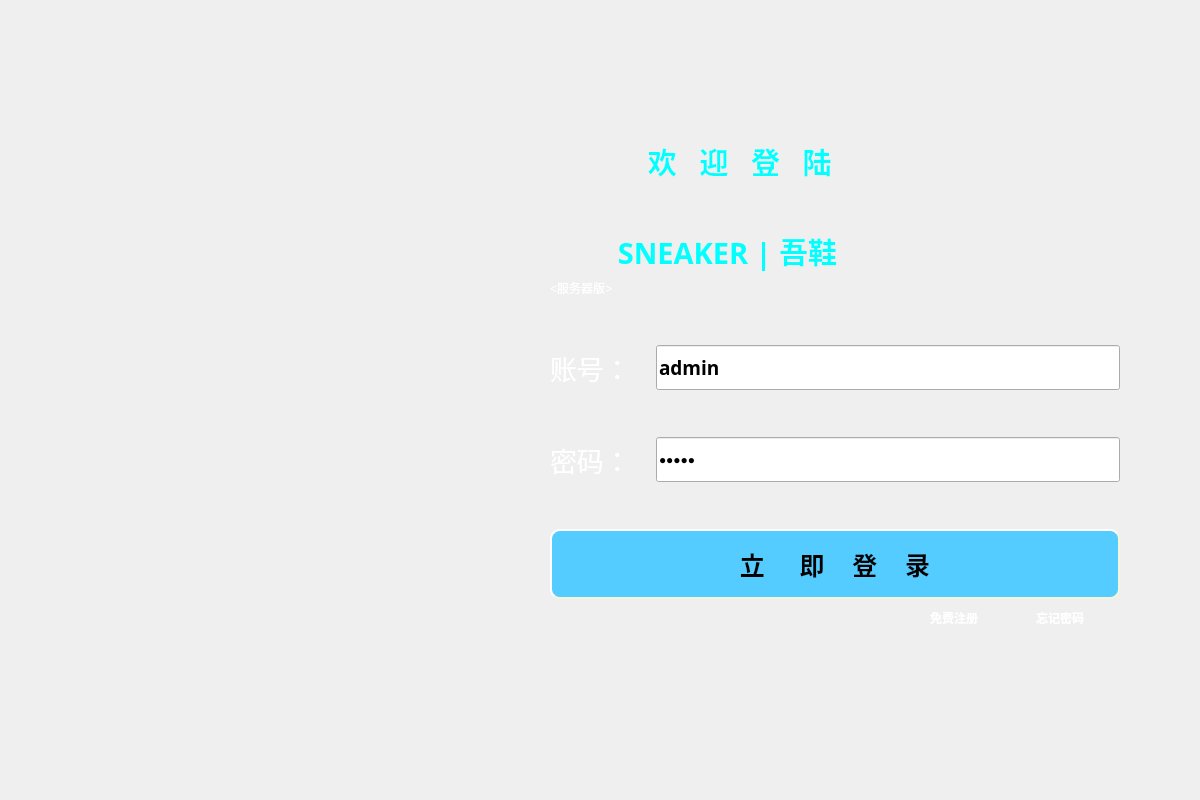
<?xml version="1.0" encoding="UTF-8"?>
<ui version="4.0">
 <class>LoginForm</class>
 <widget class="QWidget" name="LoginForm">
  <property name="geometry">
   <rect>
    <x>0</x>
    <y>0</y>
    <width>1200</width>
    <height>800</height>
   </rect>
  </property>
  <property name="windowTitle">
   <string>Form</string>
  </property>
  <property name="styleSheet">
   <string notr="true">QWidget#LoginForm{
background-image: url(:/images/back3.png);
}
</string>
  </property>
  <widget class="QWidget" name="widget" native="true">
   <property name="geometry">
    <rect>
     <x>550</x>
     <y>140</y>
     <width>570</width>
     <height>491</height>
    </rect>
   </property>
   <property name="styleSheet">
    <string notr="true">QLabel{
color: rgb(255, 255, 255);
}
QPushButton#pb_login{
    
	background-color: rgb(84, 204, 255);
    border-style: outset;
    border-width: 2px;
    border-radius: 10px;
    border-color: beige;
    font: bold 25px;
	
	selection-color: rgb(0, 170, 255);
    min-width: 10em;
    padding: 6px;
}
QPushButton#pb_logup{
    font: bold ;
	color: rgb(255, 255, 255);
	background: transparent;
}
QPushButton#pb_forget{
    font: bold ;
	color: rgb(255, 255, 255);
	background: transparent;
}</string>
   </property>
   <layout class="QGridLayout" name="gridLayout_2">
    <item row="0" column="0">
     <layout class="QGridLayout" name="gridLayout">
      <item row="10" column="2">
       <widget class="QPushButton" name="pb_logup">
        <property name="sizePolicy">
         <sizepolicy hsizetype="Minimum" vsizetype="Minimum">
          <horstretch>0</horstretch>
          <verstretch>0</verstretch>
         </sizepolicy>
        </property>
        <property name="minimumSize">
         <size>
          <width>0</width>
          <height>0</height>
         </size>
        </property>
        <property name="maximumSize">
         <size>
          <width>80</width>
          <height>16777215</height>
         </size>
        </property>
        <property name="text">
         <string>免费注册</string>
        </property>
        <property name="flat">
         <bool>true</bool>
        </property>
       </widget>
      </item>
      <item row="5" column="1" colspan="3">
       <widget class="QLineEdit" name="le_id">
        <property name="enabled">
         <bool>true</bool>
        </property>
        <property name="sizePolicy">
         <sizepolicy hsizetype="Expanding" vsizetype="Expanding">
          <horstretch>0</horstretch>
          <verstretch>0</verstretch>
         </sizepolicy>
        </property>
        <property name="minimumSize">
         <size>
          <width>380</width>
          <height>45</height>
         </size>
        </property>
        <property name="maximumSize">
         <size>
          <width>16777215</width>
          <height>45</height>
         </size>
        </property>
        <property name="font">
         <font>
          <family>Bahnschrift SemiLight</family>
          <pointsize>14</pointsize>
          <weight>75</weight>
          <bold>true</bold>
         </font>
        </property>
        <property name="text">
         <string>admin</string>
        </property>
        <property name="frame">
         <bool>true</bool>
        </property>
        <property name="echoMode">
         <enum>QLineEdit::Normal</enum>
        </property>
       </widget>
      </item>
      <item row="7" column="0">
       <widget class="QLabel" name="label_2">
        <property name="maximumSize">
         <size>
          <width>100</width>
          <height>16777215</height>
         </size>
        </property>
        <property name="font">
         <font>
          <family>黑体</family>
          <pointsize>20</pointsize>
         </font>
        </property>
        <property name="text">
         <string>密码：</string>
        </property>
       </widget>
      </item>
      <item row="10" column="3">
       <widget class="QPushButton" name="pb_forget">
        <property name="maximumSize">
         <size>
          <width>120</width>
          <height>16777215</height>
         </size>
        </property>
        <property name="text">
         <string>忘记密码</string>
        </property>
        <property name="flat">
         <bool>true</bool>
        </property>
       </widget>
      </item>
      <item row="7" column="1" colspan="3">
       <widget class="QLineEdit" name="le_pswd">
        <property name="minimumSize">
         <size>
          <width>370</width>
          <height>45</height>
         </size>
        </property>
        <property name="maximumSize">
         <size>
          <width>16777215</width>
          <height>45</height>
         </size>
        </property>
        <property name="text">
         <string>admin</string>
        </property>
        <property name="echoMode">
         <enum>QLineEdit::Password</enum>
        </property>
       </widget>
      </item>
      <item row="9" column="0" colspan="4">
       <widget class="QPushButton" name="pb_login">
        <property name="minimumSize">
         <size>
          <width>266</width>
          <height>70</height>
         </size>
        </property>
        <property name="font">
         <font>
          <pointsize>-1</pointsize>
          <weight>75</weight>
          <italic>false</italic>
          <bold>true</bold>
         </font>
        </property>
        <property name="text">
         <string>立     即    登    录</string>
        </property>
       </widget>
      </item>
      <item row="5" column="0">
       <widget class="QLabel" name="label">
        <property name="minimumSize">
         <size>
          <width>50</width>
          <height>0</height>
         </size>
        </property>
        <property name="maximumSize">
         <size>
          <width>100</width>
          <height>16777215</height>
         </size>
        </property>
        <property name="font">
         <font>
          <family>黑体</family>
          <pointsize>20</pointsize>
         </font>
        </property>
        <property name="text">
         <string>账号：</string>
        </property>
       </widget>
      </item>
      <item row="3" column="0" colspan="4">
       <widget class="QLabel" name="label_3">
        <property name="minimumSize">
         <size>
          <width>88</width>
          <height>0</height>
         </size>
        </property>
        <property name="text">
         <string>                                                     &lt;服务器版&gt;</string>
        </property>
       </widget>
      </item>
      <item row="1" column="0" colspan="4">
       <spacer name="verticalSpacer">
        <property name="orientation">
         <enum>Qt::Vertical</enum>
        </property>
        <property name="sizeType">
         <enum>QSizePolicy::MinimumExpanding</enum>
        </property>
        <property name="sizeHint" stdset="0">
         <size>
          <width>20</width>
          <height>15</height>
         </size>
        </property>
       </spacer>
      </item>
      <item row="6" column="0" colspan="4">
       <spacer name="verticalSpacer_3">
        <property name="orientation">
         <enum>Qt::Vertical</enum>
        </property>
        <property name="sizeType">
         <enum>QSizePolicy::MinimumExpanding</enum>
        </property>
        <property name="sizeHint" stdset="0">
         <size>
          <width>20</width>
          <height>10</height>
         </size>
        </property>
       </spacer>
      </item>
      <item row="4" column="0" colspan="4">
       <spacer name="verticalSpacer_2">
        <property name="orientation">
         <enum>Qt::Vertical</enum>
        </property>
        <property name="sizeType">
         <enum>QSizePolicy::MinimumExpanding</enum>
        </property>
        <property name="sizeHint" stdset="0">
         <size>
          <width>20</width>
          <height>30</height>
         </size>
        </property>
       </spacer>
      </item>
      <item row="8" column="0" colspan="4">
       <spacer name="verticalSpacer_4">
        <property name="orientation">
         <enum>Qt::Vertical</enum>
        </property>
        <property name="sizeType">
         <enum>QSizePolicy::MinimumExpanding</enum>
        </property>
        <property name="sizeHint" stdset="0">
         <size>
          <width>20</width>
          <height>30</height>
         </size>
        </property>
       </spacer>
      </item>
      <item row="10" column="0" colspan="2">
       <spacer name="horizontalSpacer">
        <property name="orientation">
         <enum>Qt::Horizontal</enum>
        </property>
        <property name="sizeHint" stdset="0">
         <size>
          <width>40</width>
          <height>20</height>
         </size>
        </property>
       </spacer>
      </item>
      <item row="2" column="0" colspan="4">
       <widget class="QLabel" name="lb_top1">
        <property name="minimumSize">
         <size>
          <width>380</width>
          <height>0</height>
         </size>
        </property>
        <property name="font">
         <font>
          <family>Arial Black</family>
          <pointsize>22</pointsize>
          <weight>75</weight>
          <bold>true</bold>
         </font>
        </property>
        <property name="styleSheet">
         <string notr="true">QLabel{
color: rgb(0, 255, 255);
}</string>
        </property>
        <property name="text">
         <string>         SNEAKER | 吾鞋</string>
        </property>
       </widget>
      </item>
      <item row="0" column="0" colspan="4">
       <widget class="QLabel" name="lb_top0">
        <property name="font">
         <font>
          <family>Arial Black</family>
          <pointsize>22</pointsize>
          <weight>75</weight>
          <bold>true</bold>
         </font>
        </property>
        <property name="styleSheet">
         <string notr="true">QLabel{
color: rgb(0, 255, 255);
}</string>
        </property>
        <property name="text">
         <string>             欢   迎   登   陆</string>
        </property>
       </widget>
      </item>
     </layout>
    </item>
   </layout>
  </widget>
 </widget>
 <resources/>
 <connections/>
</ui>
